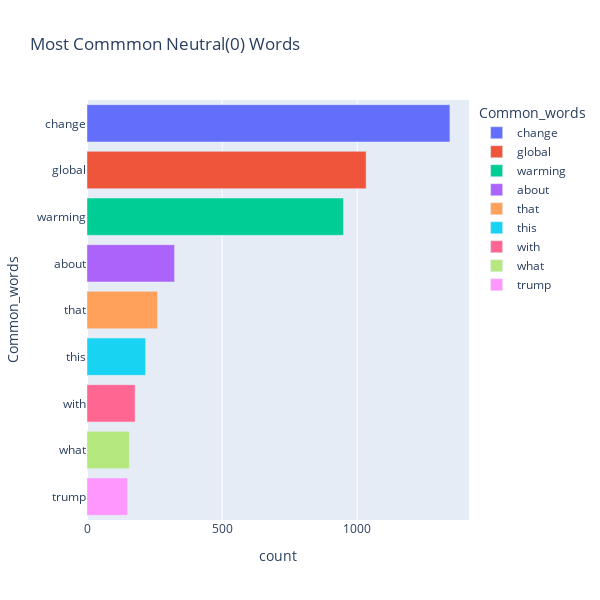

The notebook cell saved with this chart:
### Code cell
fig = px.bar(neutral, x="count", y="Common_words", title='Most Commmon Neutral(0) Words', orientation='h', 
             width=600, height=600,color='Common_words')
fig.show()

### Figure 1 — Plotly figure (JSON) as saved in the notebook; plotly's stock layout.template omitted (floating-point values rounded to 4 significant figures)
{"data": [{"alignmentgroup": "True", "hovertemplate": "Common_words=%{y}<br>count=%{x}<extra></extra>", "legendgroup": "change", "marker": {"color": "#636efa"}, "name": "change", "offsetgroup": "change", "orientation": "h", "showlegend": true, "textposition": "auto", "type": "bar", "x": [1343], "xaxis": "x", "y": ["change"], "yaxis": "y"}, {"alignmentgroup": "True", "hovertemplate": "Common_words=%{y}<br>count=%{x}<extra></extra>", "legendgroup": "global", "marker": {"color": "#EF553B"}, "name": "global", "offsetgroup": "global", "orientation": "h", "showlegend": true, "textposition": "auto", "type": "bar", "x": [1033], "xaxis": "x", "y": ["global"], "yaxis": "y"}, {"alignmentgroup": "True", "hovertemplate": "Common_words=%{y}<br>count=%{x}<extra></extra>", "legendgroup": "warming", "marker": {"color": "#00cc96"}, "name": "warming", "offsetgroup": "warming", "orientation": "h", "showlegend": true, "textposition": "auto", "type": "bar", "x": [949], "xaxis": "x", "y": ["warming"], "yaxis": "y"}, {"alignmentgroup": "True", "hovertemplate": "Common_words=%{y}<br>count=%{x}<extra></extra>", "legendgroup": "about", "marker": {"color": "#ab63fa"}, "name": "about", "offsetgroup": "about", "orientation": "h", "showlegend": true, "textposition": "auto", "type": "bar", "x": [324], "xaxis": "x", "y": ["about"], "yaxis": "y"}, {"alignmentgroup": "True", "hovertemplate": "Common_words=%{y}<br>count=%{x}<extra></extra>", "legendgroup": "that", "marker": {"color": "#FFA15A"}, "name": "that", "offsetgroup": "that", "orientation": "h", "showlegend": true, "textposition": "auto", "type": "bar", "x": [261], "xaxis": "x", "y": ["that"], "yaxis": "y"}, {"alignmentgroup": "True", "hovertemplate": "Common_words=%{y}<br>count=%{x}<extra></extra>", "legendgroup": "this", "marker": {"color": "#19d3f3"}, "name": "this", "offsetgroup": "this", "orientation": "h", "showlegend": true, "textposition": "auto", "type": "bar", "x": [217], "xaxis": "x", "y": ["this"], "yaxis": "y"}, {"alignmentgroup": "True", "hovertemplate": "Common_words=%{y}<br>count=%{x}<extra></extra>", "legendgroup": "with", "marker": {"color": "#FF6692"}, "name": "with", "offsetgroup": "with", "orientation": "h", "showlegend": true, "textposition": "auto", "type": "bar", "x": [178], "xaxis": "x", "y": ["with"], "yaxis": "y"}, {"alignmentgroup": "True", "hovertemplate": "Common_words=%{y}<br>count=%{x}<extra></extra>", "legendgroup": "what", "marker": {"color": "#B6E880"}, "name": "what", "offsetgroup": "what", "orientation": "h", "showlegend": true, "textposition": "auto", "type": "bar", "x": [157], "xaxis": "x", "y": ["what"], "yaxis": "y"}, {"alignmentgroup": "True", "hovertemplate": "Common_words=%{y}<br>count=%{x}<extra></extra>", "legendgroup": "trump", "marker": {"color": "#FF97FF"}, "name": "trump", "offsetgroup": "trump", "orientation": "h", "showlegend": true, "textposition": "auto", "type": "bar", "x": [150], "xaxis": "x", "y": ["trump"], "yaxis": "y"}], "layout": {"barmode": "relative", "height": 600, "legend": {"title": {"text": "Common_words"}, "tracegroupgap": 0}, "title": {"text": "Most Commmon Neutral(0) Words"}, "width": 600, "xaxis": {"anchor": "y", "domain": [0, 1], "title": {"text": "count"}}, "yaxis": {"anchor": "x", "categoryarray": ["trump", "what", "with", "this", "that", "about", "warming", "global", "change"], "categoryorder": "array", "domain": [0, 1], "title": {"text": "Common_words"}}}}
